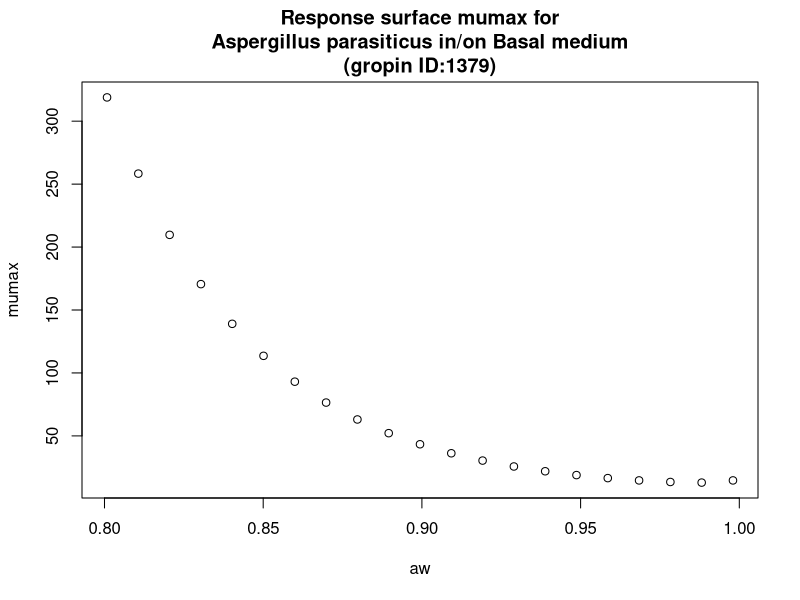

The R script that drew this image:
#############################
# start of Parameter script
#############################
aw <- seq(0.8008,0.998001998001998,length.out=21)
#############################
# end of Parameter script
#############################
############################# 
# start of Model script Gropin ID 1379 
#############################
 
# constant coefficients for this model
 
variables <- data.frame(aw)
argumentsPar <- expand.grid(variables)
 
# heart of the model
response_surface <- function(aw) {
   mumax <-exp(2.910-6.346*sqrt(1-aw)+28.55*(sqrt(1-aw))^2)

return(mumax=mumax)
} 

# output parameters
responseSurface <- cbind(argumentsPar,response_surface(argumentsPar['aw']))
colnames(responseSurface) <- c(colnames(argumentsPar),'mumax')
#############################
# End of Model script
#############################
############################# 
# start of Visualisation script Gropin ID 1379 
#############################
plot(aw,responseSurface$'mumax',xlab='aw',
                          ylab='mumax',main='Response surface mumax for
Aspergillus parasiticus in/on Basal medium
(gropin ID:1379)')
#############################
# End of Visualisation script
#############################
